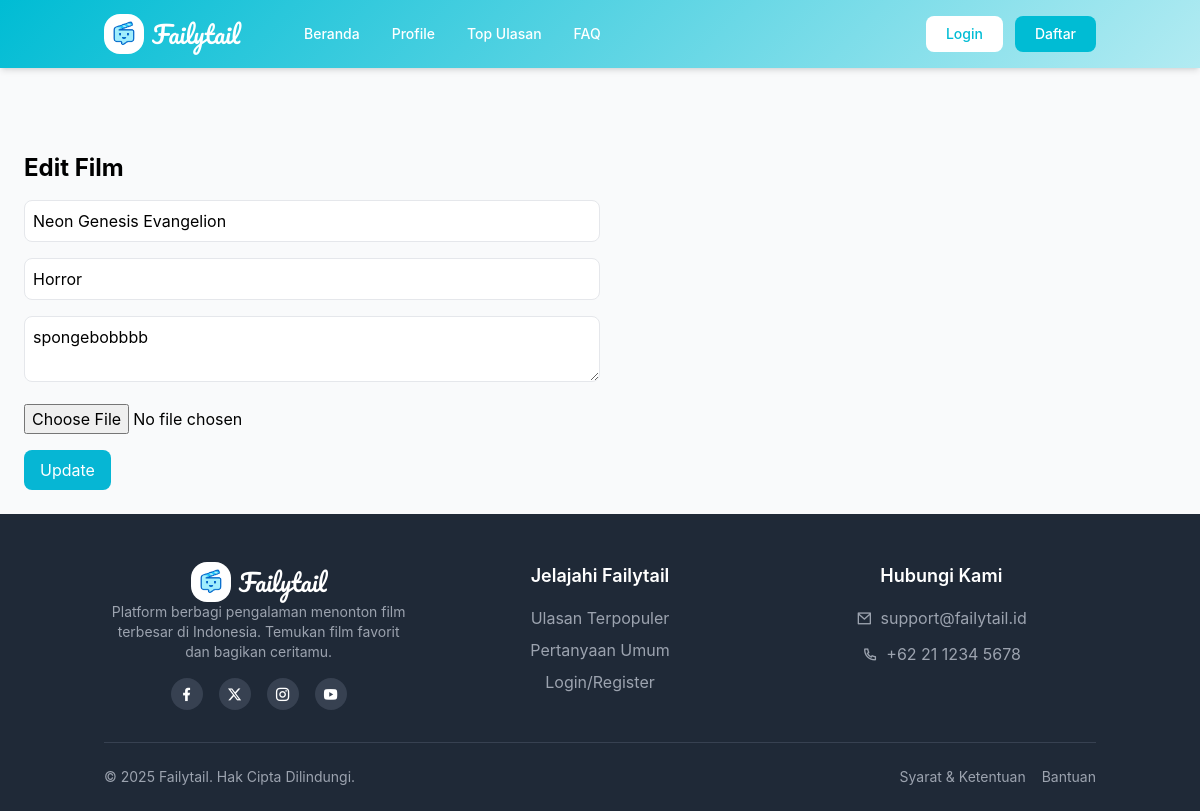
The page /admin/crud/edit-film.php?id=2 on the database as committed earlier.
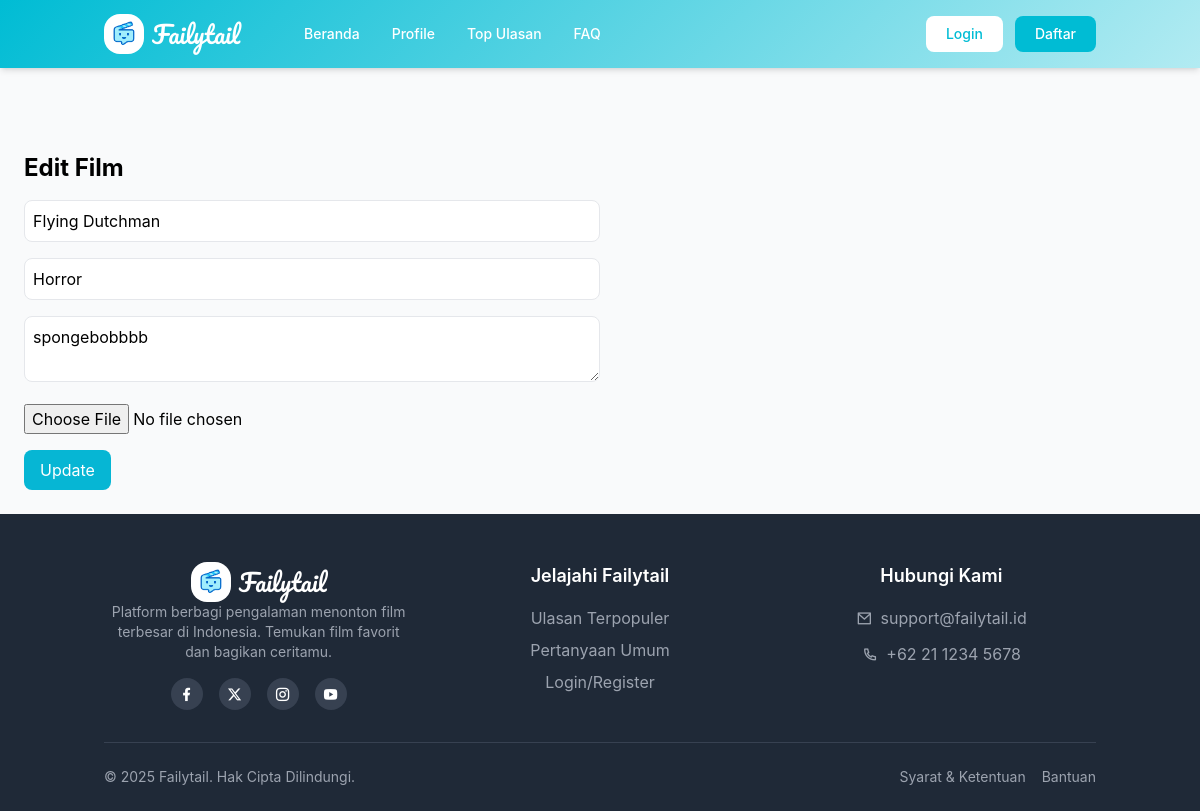
The same page on the database as committed later.
### tables this page shows
CREATE TABLE `filmadmin` (
  `id` int NOT NULL,
  `poster` varchar(255) DEFAULT NULL,
  `judul` varchar(100) DEFAULT NULL,
  `genre` varchar(50) DEFAULT NULL,
  `deskripsi` text
);

### admin/crud/edit-film.php (the view, shortened to what this page needs)
<?php
$conn = new mysqli("localhost", "root", "", "failytail");
$id = $_GET['id'];
$sql = "SELECT id, poster, judul, genre, deskripsi FROM filmadmin WHERE id = ?";
$stmt = $conn->prepare($sql);
$stmt->bind_param("i", $id);
$stmt->execute();
$result = $stmt->get_result();
$film = $result->fetch_assoc();
?>
<?php include '../../view/layout/header.php'; ?>
<div class="p-6">
  <h2 class="text-2xl font-bold mb-4">Edit Film</h2>
  <form method="POST" enctype="multipart/form-data" class="space-y-4 max-w-xl">
    <input type="text" name="judul" value="<?= $film['judul'] ?>" class="w-full p-2 border rounded" required>
    <input type="text" name="genre" value="<?= $film['genre'] ?>" class="w-full p-2 border rounded" required>
    <textarea name="deskripsi" class="w-full p-2 border rounded" required><?= $film['deskripsi'] ?></textarea>
    <input type="file" name="poster" class="w-full">
    <button type="submit" class="bg-cyan-500 text-white px-4 py-2 rounded hover:bg-cyan-600">Update</button>
  </form>
</div>
<?php include '../../view/layout/footer.php'; ?>

Rows that differ between the two databases and show on the page:
changed filmadmin "Horror": judul "Neon Genesis Evangelion" → "Flying Dutchman"
